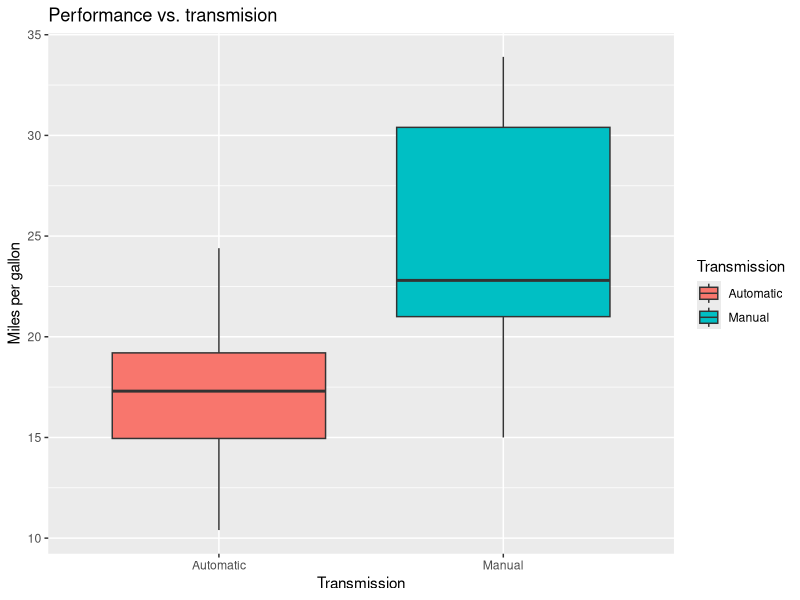
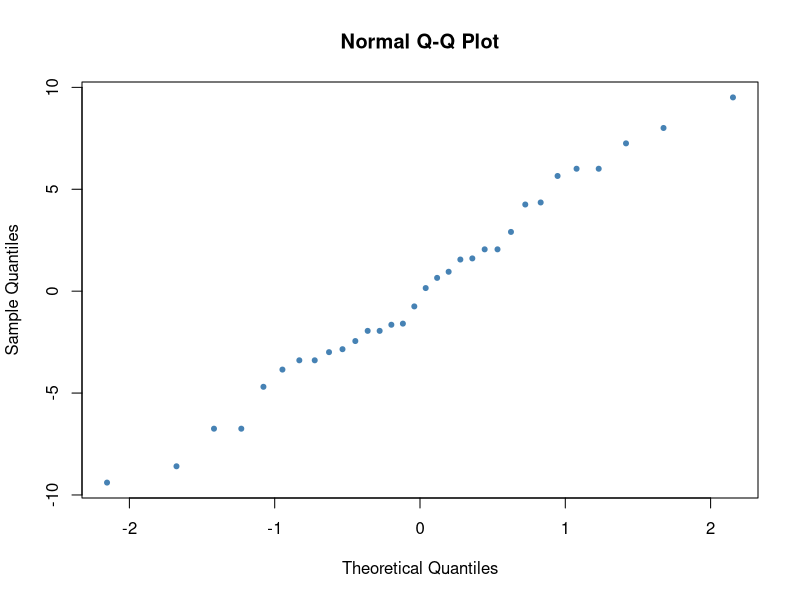
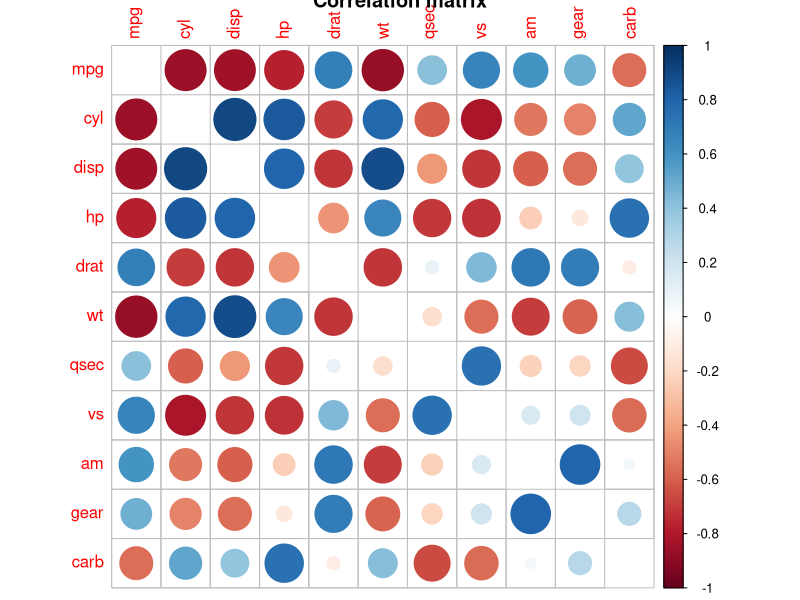
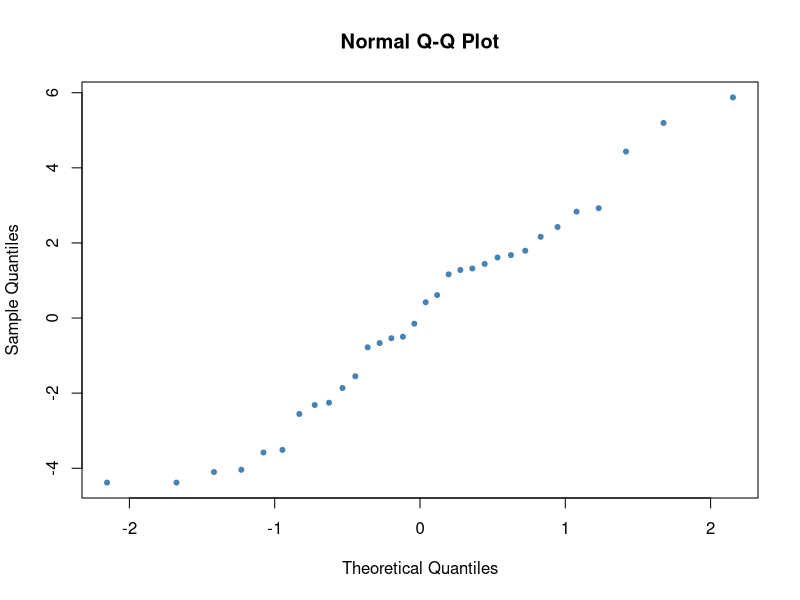

The R source for these figures, in order:
## ---- chunk 1
suppressWarnings(suppressMessages(library(ggplot2)))
suppressWarnings(suppressMessages(library(knitr)))
suppressWarnings(suppressMessages(library(corrplot)))
mtcars$am2<-factor(mtcars$am,labels=c("Automatic","Manual"))
g<-ggplot(data=mtcars,aes(factor(am2),mpg))
g+geom_boxplot(aes(fill=am2))+
  xlab("Transmission")+ylab("Miles per gallon")+labs(fill="Transmission")+
  ggtitle("Performance vs. transmision")
## ---- chunk 2
fitMod1<-lm(mpg~am2,data=mtcars)
summary(fitMod1)
## ---- chunk 3
qqnorm(fitMod1$residual,pch=20,col="steelblue")
## ---- chunk 4
cor_mtcars<-cor(mtcars[,-12])
corrplot(cor_mtcars,diag=F,title="Correlation matrix")
## ---- chunk 5
fitMod2<-lm(mpg~am2+hp+am2*hp,data=mtcars)
summary(fitMod2)
## ---- chunk 6
fitMod3<-lm(mpg~am2+hp,data=mtcars)
summary(fitMod3)
## ---- chunk 7
qqnorm(fitMod2$residual,pch=20,col="steelblue")
## ---- chunk 8
kable(anova(fitMod1,fitMod3))
